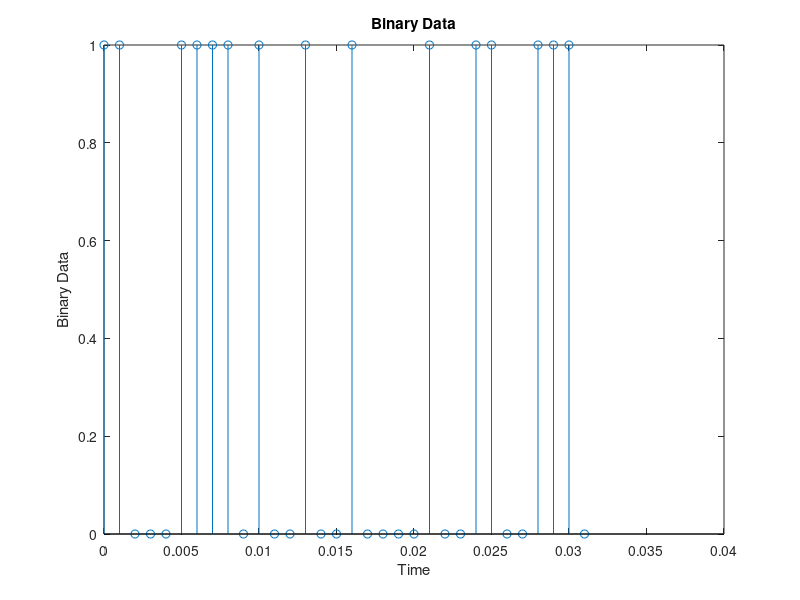
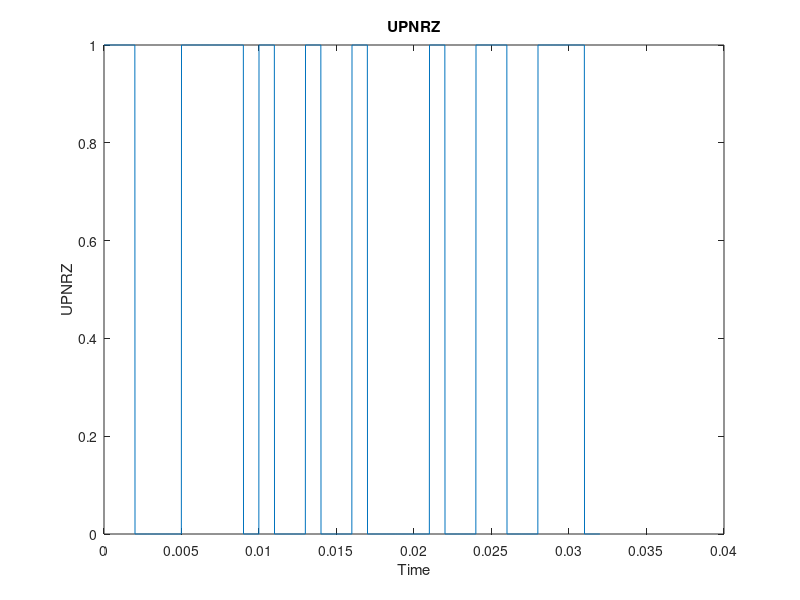

Reproduce these figures in MATLAB, in order. (Note: this script raises an error after producing the figures.)
clear all
close all
clc

%% Data stream generation

% Parameters
A = 1; 
rb = 1000;      % Bit rate
Tb = 1/rb;      % Bit interval
fs = 100*rb;    % Sampling freq
Ts = 1/fs;      % Sampling interval

M = 2;                  % Number of symbols
Nb = ceil(log2(M));     % Number of bits per symbol

N = 32;
t1 = (0:N-1)*Tb;
binary = A*randi([0,M-1],1,N);

figure(1)
stem(t1,binary)
xlabel('Time')
ylabel('Binary Data')
title('Binary Data')

%% Increasing sampling rate (Also Unipolar nonreturn to zero)
signal = repelem(binary,floor(Tb/Ts));
t = (0:length(signal)-1)*Ts;
figure(2)
plot(t,signal)
xlabel('Time')
ylabel('UPNRZ')
title('UPNRZ')

[f,psd]=myfft(signal,length(signal),fs);
psd_dbw = 10*log10(psd);

figure(3)
plot(f(f>=0),psd_dbw(f>=0));
xlabel('dBW')
ylabel('Frequency')
title('Power Spectral Density of UPNRZ ')



scope1 = dsp.SpectrumAnalyzer();
scope1.SampleRate = fs;
scope1.PlotAsTwoSidedSpectrum = false;
scope1.SpectrumUnits = "dBW";
scope1(signal');
scope1.Name = 'Unipolar NRZ';
release(scope1);

%% Polar NRZ
bnrz = 1*(2 * (binary - 0.5));signal_bnrz = repelem(bnrz, floor(Tb/Ts)); 

figure(4)
plot(t,signal_bnrz)
xlim([0 .02])
xlabel('Time')
ylabel('PNRZ')
title('PNRZ')
% bb = signal;
% bb(signal==0)=-1;
% figure(5)
% plot(t,bb)

[f,psd]=myfft(signal_bnrz,length(signal),fs);
psd_dbw = 10*log10(psd);


figure(5)
plot(f(f>=0),psd_dbw(f>=0));
xlabel('dBW')
ylabel('Frequency')
title('Power Spectral Density of PNRZ ')

scope2 = dsp.SpectrumAnalyzer();
scope2.SampleRate = fs;
scope2.PlotAsTwoSidedSpectrum = false;
scope2.SpectrumUnits = "dBW";
scope2(signal_bnrz');
scope2.Name = 'Polar RZ';
release(scope2);

%% Unipolar return to zero
urz = repelem(binary, 2);
urz(2:2:end) = 0;
signal_urz = repelem(urz, floor((Tb/2)/Ts)); 
figure(6)
plot(t,signal_urz)
xlim([0 .02])
xlabel('Time')
ylabel('UPRZ')
title('UPRZ')

[f,psd]=myfft(signal_urz,length(signal),fs);
psd_dbw = 10*log10(psd);

figure(7)
plot(f(f>=0),psd_dbw(f>=0));
xlabel('dBW')
ylabel('Frequency')
title('Power Spectral Density of UPRZ ')

scope3 = dsp.SpectrumAnalyzer();
scope3.SampleRate = fs;
scope3.PlotAsTwoSidedSpectrum = false;
scope3.SpectrumUnits = "dBW";
scope3(signal_urz');
scope3.Name = 'Unipolar RZ';
release(scope3);

%% Manchester
% Manchester
manchester = repelem(binary, 2);
manchester_zeros = 0 * manchester(manchester == 0); 
manchester_zeros(1:2:end) = -1; 
manchester_zeros(2:2:end) = 1;

manchester_ones = 0 * manchester(manchester == 1); 
manchester_ones(1:2:end) = 1; 
manchester_ones(2:2:end) = -1;

man = manchester;
man(manchester == 0) = manchester_zeros;
man(manchester == 1) = manchester_ones;
signal_man = repelem(man, floor((Tb/2)/Ts));

figure(8)
plot(t,signal_man)
xlim([0 .02])
xlabel('Time')
ylabel('Manchester Coding')
title('Manchester Coding')

[f,psd]=myfft(signal_man,length(signal),fs);
psd_dbw = 10*log10(psd);

figure(9)
plot(f(f>=0),psd_dbw(f>=0));
xlabel('dBW')
ylabel('Frequency')
title('Power Spectral Density of manchester coding ')

scope4 = dsp.SpectrumAnalyzer();
scope4.SampleRate = fs;
scope4.PlotAsTwoSidedSpectrum = false;
scope4.SpectrumUnits = "dBW";
scope4(signal_man');
scope4.Name = 'Manchester';
release(scope4);
%% Differential 

dunrz = zeros(size(binary));

ref = 1;
for c =1:length(binary)
    dunrz(c) = not(xor(ref,binary(c)));
    ref = dunrz(c);


end

signal_dunrz = repelem(dunrz, floor(Tb/Ts));       % Change indices to the new sampling frequency

figure(10)
plot(t, signal_dunrz); 
xlim([0 .02])
xlabel('Time')
ylabel('Differential')
title('Differential Encoding')

[f,psd]=myfft(signal_dunrz,length(signal),fs);
psd_dbw = 10*log10(psd);

figure(11)
plot(f(f>=0),psd_dbw(f>=0));
xlabel('dBW')
ylabel('Frequency')
title('Power Spectral Density of Differential Encoding ')

scope5 = dsp.SpectrumAnalyzer();
scope5.SampleRate = fs;
scope5.PlotAsTwoSidedSpectrum = false;
scope5.SpectrumUnits = "dBW";
scope5(signal_dunrz');
scope5.Name = 'Differential';
release(scope5);


